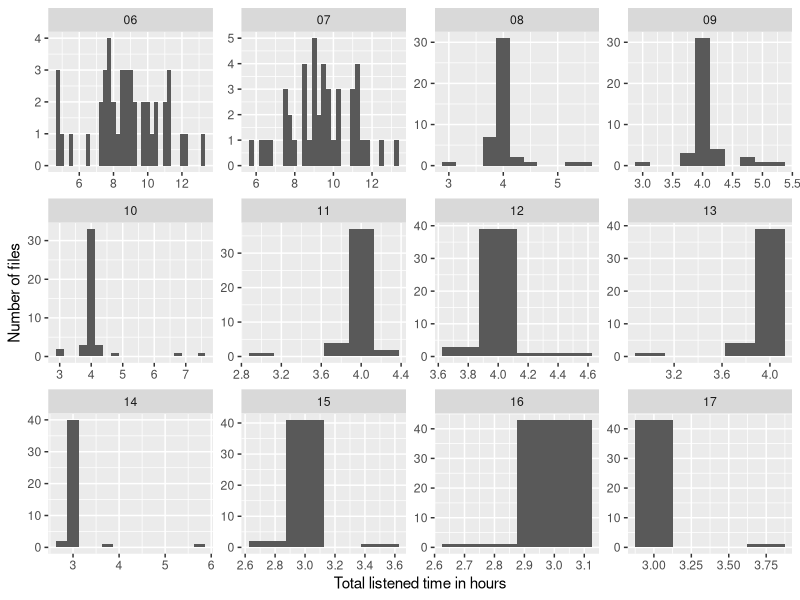
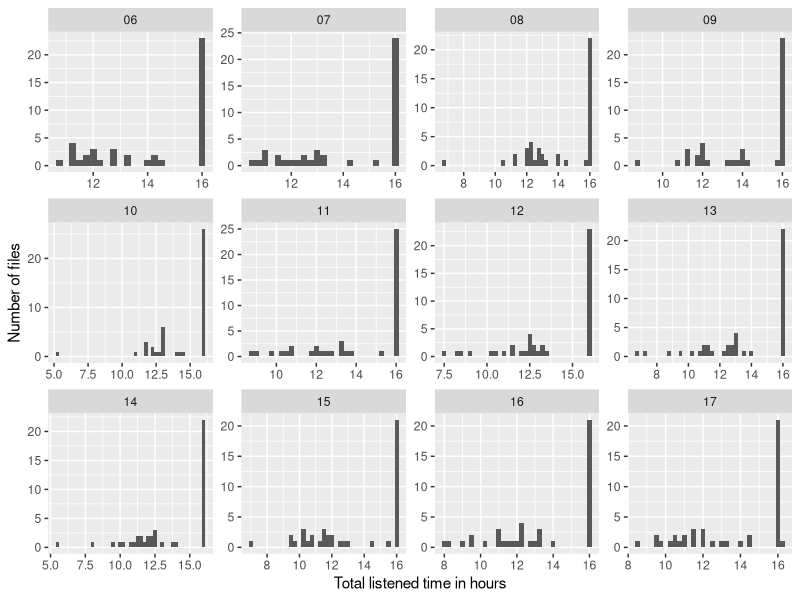

Recreate these plots in R, in order. (Note: this script raises an error after producing the figures.)
## ---- chunk 1
knitr::opts_chunk$set(echo = TRUE)
#knitr::opts_knit$set(root.dir = normalizePath(".."))
#eb: i commented out the above so paths will work as they should; under
# knit you always want the knit directory to be the *project* directory
library(tidyverse)
library(kableExtra)
library(skimr)

## ---- chunk 2

listened_time <- read_csv(
  "../output/Total_Listen_Time_Summary.csv",
  col_types = cols(
    filename = col_character(),
    subregion_time = col_double(),
    skip_time = col_double(),
    num_makeup_region = col_double(),
    num_subregion_with_annot = col_double(),
    total_listen_time = col_double(),
    num_extra_region = col_double(),
    silence_time = col_double(),
    num_surplus_region = col_double(),
    surplus_time = col_double(),
    makeup_time = col_double(),
    extra_time = col_double(),
    skip_silence_overlap_hour = col_double(),
    end_time = col_double(),
    silence_raw_hour = col_double(),
    subregion_raw_hour = col_double(),
    num_raw_subregion = col_double(),
    positions = col_character(),
    ranks = col_character(),
    annotation_counts_raw = col_character()
  )) %>%
  # All *_time columns are in milliseconds, add their hour counterparts
  mutate(across(.cols = ends_with('_time'), ~ .x / (60 * 60 * 1000), .names = '{.col}_hour')) %>%
  # Some of the "_hour" columns were already in the csv, round all of them to 2 decimal places.
  mutate(across(.cols = ends_with('_hour'), ~ round(.x, 2))) %>%
  # Enforce order for consistency with the older Python code
  relocate(extra_time_hour,makeup_time_hour,surplus_time_hour,silence_time_hour,
           subregion_time_hour,skip_time_hour,end_time_hour,total_listen_time_hour,
           silence_raw_hour,subregion_raw_hour, .after = last_col())

listened_time_with_months <- listened_time %>% 
  separate(filename, into = c("subj","month"), sep = "_", extra="drop",remove=F)
skim(listened_time_with_months)
## ---- chunk 3
avgs <- listened_time_with_months %>% 
  group_by(month) %>% 
  summarise(mean_listen_time = round(mean(total_listen_time_hour), 2),
            sd_listen_time = round(sd(total_listen_time_hour),2),
            max = max(total_listen_time_hour), 
            min = min(total_listen_time_hour)
            )
knitr::kable(
  avgs,
  caption = "Mean, maximum and minimum listened time per month in hours"
) %>%
  kable_styling(bootstrap_options = c("striped", "hover", "condensed"), full_width = T, fixed_thead = T)

## ---- chunk 4
avgs_silence <- listened_time_with_months %>% 
  group_by(month) %>% 
  summarise(mean_silence_time = round(mean(silence_raw_hour), 2),
            sd_silence_time = round(sd(silence_raw_hour),2),
            max = max(silence_raw_hour), 
            min = min(silence_raw_hour),
            mean_length_of_recording = round(mean(end_time_hour), 2),
            sd_recording_length = round(sd(end_time_hour),2),
            max_length = max(end_time_hour), 
            min_length = min(end_time_hour),)
knitr::kable(
  avgs_silence,
  caption = "Mean, maximum and minimum silence time per month in hours"
) %>%
  kable_styling(bootstrap_options = c("striped", "hover", "condensed"), full_width = T, fixed_thead = T)

## ---- chunk 5
knitr::kable(
  listened_time_with_months[1:5,] %>% select(filename, ends_with("hour")),
  caption = "A tibble of listened time csv file"
) %>%
    kable_styling(bootstrap_options = c("striped", "hover", "condensed"), full_width = F, position = 'left')
## ---- chunk 6
ggplot(data = listened_time_with_months) + geom_histogram(mapping = aes(x = total_listen_time_hour),binwidth=.25) + facet_wrap(~ month, scales = "free") +
  labs(x = "Total listened time in hours", y = "Number of files")
## ---- chunk 7
ggplot(data = listened_time_with_months) + geom_histogram(mapping = aes(x = end_time_hour),binwidth=.25) + facet_wrap(~ month, scales = "free") +
  labs(x = "Total listened time in hours", y = "Number of files")
## ---- chunk 8
headers <- c(
  "filename", 
  "month", 
  "silence_time_hour", 
  "skip_time_hour", 
  "skip_silence_overlap_hour", 
  "end_time_hour", 
  "total_listen_time_hour"
  )
sixseven_summary <- 
  listened_time_with_months %>%
  select(headers) %>%
  filter(month %in% c("06","07") & (total_listen_time_hour>12 | total_listen_time_hour<8)) %>%
  mutate(calculation_of_listen_time_hour = sprintf("= %s - (%s + %s - %s)", end_time_hour, skip_time_hour, silence_time_hour, skip_silence_overlap_hour)) %>% 
  arrange(total_listen_time_hour)

write_csv(sixseven_summary, 'sixseven_problems')

knitr::kable(sixseven_summary) %>%
  kable_styling(bootstrap_options = c("striped", "hover", "condensed", "bordered"), full_width = F, fixed_thead = T)
## ---- chunk 9
alternative <- listened_time_with_months %>%
  filter(month %in% c("06", "07")) %>%
  select(headers) %>%
  mutate(case1 = end_time_hour - (silence_time_hour - skip_silence_overlap_hour), case2 = end_time_hour - silence_time_hour) %>%
  filter(case1 > 12 | case1 < 8 | case2 > 12 | case2 < 8) %>% 
  arrange(total_listen_time_hour)

knitr::kable(alternative) %>%
  kable_styling(bootstrap_options = c("striped", "hover", "condensed", "bordered"), full_width = F, fixed_thead = T)
## ---- chunk 10
eight2thirteen <- 
  listened_time_with_months %>% 
  filter(month %in% c("08","09","10","11","12","13") & (total_listen_time_hour>4.25 | total_listen_time_hour<3.75 | num_raw_subregion<5)) %>%
  select(filename, month, ends_with("hour"),  -skip_silence_overlap_hour, contains("raw"), -annotation_counts_raw) %>% 
  arrange(total_listen_time_hour)

write_csv(eight2thirteen, 'eight2thirteen_problems')

listened_time_with_months %>% 
   filter(month %in% c("08","09","10","11","12","13") & num_raw_subregion<5) %>% 
  select(filename, month, ends_with("hour"),  -skip_silence_overlap_hour, contains("raw"), -annotation_counts_raw) %>% 
  arrange(total_listen_time_hour) %>%
  knitr::kable() %>%
  kable_styling(bootstrap_options = c("striped", "hover", "condensed", "bordered"), full_width = F, fixed_thead = T)

## ---- chunk 11
knitr::kable(eight2thirteen, table.attr='class="bigTable"') %>%
    kable_styling(bootstrap_options = c("striped", "hover", "condensed", "bordered"), full_width = F, fixed_thead = T, position="left")
## ---- chunk 12
fourteen2seventeen <-
  listened_time_with_months %>% 
  filter(month %in% c("14","15","16","17") & (total_listen_time_hour>3.25 | total_listen_time_hour<2.75)) %>%
  select(filename, month, ends_with("hour"),  -skip_silence_overlap_hour, contains("raw"), -annotation_counts_raw) %>% 
  arrange(total_listen_time_hour)

write_csv(fourteen2seventeen, 'fourteen2seventeen_problems')
listened_time_with_months %>% 
   filter(month %in% c("14","15","16","17") & num_raw_subregion<5) %>% 
  select(filename, month, ends_with("hour"),  -skip_silence_overlap_hour, contains("raw"), -annotation_counts_raw) %>% 
  arrange(total_listen_time_hour) %>%
  knitr::kable() %>%
  kable_styling(bootstrap_options = c("striped", "hover", "condensed", "bordered"), full_width = F, fixed_thead = T)
## ---- chunk 13
knitr::kable(fourteen2seventeen) %>%
      kable_styling(bootstrap_options = c("striped", "hover", "condensed", "bordered"), full_width = F, fixed_thead = T, position="left")
## ---- chunk 14
bind_rows(eight2thirteen, fourteen2seventeen) %>%
    mutate(
        without_surplus = total_listen_time_hour - surplus_time_hour
    ) %>%
    filter(
        total_listen_time_hour != without_surplus
    ) %>%
  select(filename, total_listen_time_hour, without_surplus, everything()) %>%
  knitr::kable() %>%
  kable_styling(bootstrap_options = c("striped", "hover", "condensed", "bordered"), full_width = F, fixed_thead = T)
## ---- chunk 15
mini_listened_time_data <- listened_time_with_months %>% 
  dplyr::select(filename, subj, month, positions, ranks, annotation_counts_raw)

ranks_fixed <- mini_listened_time_data %>% 
  separate(ranks,  into= c("r1","r2","r3","r4","r5"), sep = "', '", remove = F) %>% 
  mutate( r1 = str_extract(r1, "\\d"),
          r2 = str_extract(r2, "\\d"),
          r3 = str_extract(r3, "\\d"),
          r4 = str_extract(r4, "\\d"),
          r5 = str_extract(r5, "\\d")) 

ranks_long <- ranks_fixed %>%  
  dplyr::select(filename, subj, month, r1:r5) %>% 
  pivot_longer(cols = r1:r5, names_to = "slot", values_to = "rank") %>% 
  mutate(slot = str_extract(slot, "\\d"))

positions_fixed <- mini_listened_time_data %>% 
  separate(positions,  into= c("p1","p2","p3","p4","p5"), sep = "', '", remove = F) %>%
  mutate( p1 = str_extract(p1, "\\d"),
          p2 = str_extract(p2, "\\d"),
          p3 = str_extract(p3, "\\d"),
          p4 = str_extract(p4, "\\d"),
          p5 = str_extract(p5, "\\d")) 

positions_long <- positions_fixed %>% 
  dplyr::select(filename, subj, month, p1:p5) %>% 
  pivot_longer(cols = p1:p5, names_to = "slot", values_to = "position") %>% 
  mutate(slot = str_extract(slot, "\\d"))

counts_fixed <- mini_listened_time_data %>%
  separate(annotation_counts_raw, into= c("c1","c2","c3","c4","c5"), sep = ",", remove = F) %>%
  mutate( c1 = str_extract(c1, "\\d+"),
          c2 = str_extract(c2, "\\d+"),
          c3 = str_extract(c3, "\\d+"),
          c4 = str_extract(c4, "\\d+"),
          c5 = str_extract(c5, '\\d+')
    )

counts_long <- counts_fixed %>%
  select(filename, subj, month, c1:c5) %>%
  pivot_longer(cols = c1:c5, names_to = 'slot', values_to = 'counts') %>%
  mutate(slot = str_extract(slot, '\\d'))

voila <- positions_long %>%
  left_join(ranks_long) %>%
  left_join(counts_long)
## ---- chunk 16
final <- 
  voila %>%
  filter(!(month %in% c('06', '07'))) %>%
  arrange(filename, position) %>%
  select(-slot)

skim(final)

# t1 <- final %>%
#   semi_join(eight2thirteen, by="filename")
# t2 <- final %>%
#   semi_join(fourteen2seventeen, by="filename")

# knitr::kable(t1, caption = 'Subregion summary for months 8 to 13') %>%
#       kable_styling(bootstrap_options = c("striped", "hover", "condensed", "bordered"), full_width = F, fixed_thead = T, position="left")
# 
# knitr::kable(t2, caption = 'Subregion summary for months 14 to 17') %>%
#       kable_styling(bootstrap_options = c("striped", "hover", "condensed", "bordered"), full_width = F, fixed_thead = T, position="left")
## ---- chunk 17
files_missing_rank <- final %>% 
  filter(is.na(rank)) %>% 
  group_by(filename, subj, month) %>% 
  summarise(num_sr_perfile = n_distinct(position)) %>% 
  arrange(num_sr_perfile, month)
files_missing_rank
## ---- chunk 18
  
final %>% 
  filter(month %in% c("08","09","10","11","12","13") & rank=="5" & counts != "0")

final %>% 
  filter(month %in% c("14","15","16","17") & (rank=="5"| rank=="4")  & counts != "0")

## ---- chunk 19
  
final %>% 
  filter(month %in% c("08","09","10","11","12","13") & rank!="5" & counts == "0")

final %>% 
  filter(month %in% c("14","15","16","17") & (rank!="5"&  rank!="4")  & counts == "0")

## ---- chunk 20
knitr::kable(final, caption = 'Subregion summary for the entire corpus') %>%
       kable_styling(bootstrap_options = c("striped", "hover", "condensed", "bordered"), full_width = F, fixed_thead = T, position="left")
## ---- chunk 21
counts_by_region <- 
  read_csv('../old_scripts/pre-Zhenya/output/counts_by_region.csv') %>%
  separate(filename, into = c("subj","month"), sep = "_", extra="drop",remove=F) %>%
  filter(!(month %in% c("06", "07"))) %>%
  mutate(inside = total - outside)

counts_by_region %>%
knitr::kable(caption = 'Annotation counts by subregion for the entire corpus') %>%
       kable_styling(bootstrap_options = c("striped", "hover", "condensed", "bordered"), full_width = F, fixed_thead = T, position="left")

## ---- chunk 22
timeline <- read_csv('../old_scripts/pre-Zhenya/output/timeline_data.csv')

timeline %>%
knitr::kable(caption = 'Timeline summary for the entire corpus') %>%
       kable_styling(bootstrap_options = c("striped", "hover", "condensed", "bordered"), full_width = F, fixed_thead = T, position="left")
